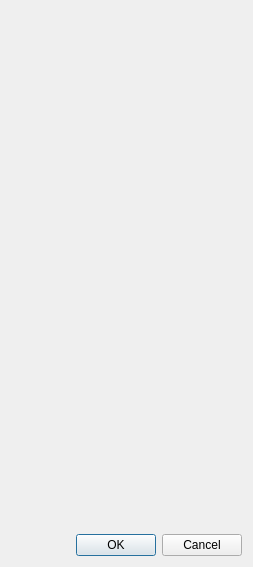
<?xml version="1.0" encoding="UTF-8"?>
<ui version="4.0">
 <class>knn</class>
 <widget class="QDialog" name="knn">
  <property name="geometry">
   <rect>
    <x>0</x>
    <y>0</y>
    <width>253</width>
    <height>567</height>
   </rect>
  </property>
  <property name="windowTitle">
   <string>Dialog</string>
  </property>
  <layout class="QVBoxLayout" name="verticalLayout">
   <item>
    <widget class="QWidget" name="widget" native="true">
     <layout class="QVBoxLayout" name="verticalLayout_2">
      <item>
       <widget class="QWidget" name="widget_2" native="true"/>
      </item>
     </layout>
    </widget>
   </item>
   <item>
    <widget class="QDialogButtonBox" name="buttonBox">
     <property name="orientation">
      <enum>Qt::Horizontal</enum>
     </property>
     <property name="standardButtons">
      <set>QDialogButtonBox::Cancel|QDialogButtonBox::Ok</set>
     </property>
    </widget>
   </item>
  </layout>
 </widget>
 <resources/>
 <connections>
  <connection>
   <sender>buttonBox</sender>
   <signal>accepted()</signal>
   <receiver>knn</receiver>
   <slot>accept()</slot>
   <hints>
    <hint type="sourcelabel">
     <x>248</x>
     <y>254</y>
    </hint>
    <hint type="destinationlabel">
     <x>157</x>
     <y>274</y>
    </hint>
   </hints>
  </connection>
  <connection>
   <sender>buttonBox</sender>
   <signal>rejected()</signal>
   <receiver>knn</receiver>
   <slot>reject()</slot>
   <hints>
    <hint type="sourcelabel">
     <x>316</x>
     <y>260</y>
    </hint>
    <hint type="destinationlabel">
     <x>286</x>
     <y>274</y>
    </hint>
   </hints>
  </connection>
 </connections>
</ui>
